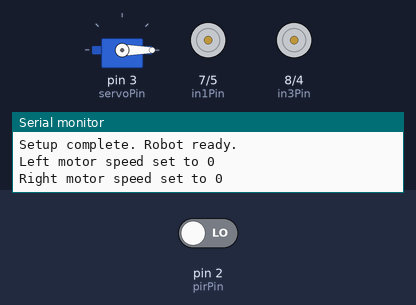
Bench run of a sketch on a simulated Arduino Uno, built with avr-gcc and run on an emulated ATmega328P. On the bench: servo, motor-driver pin pairs drawn as motors (green arrow = first pin HIGH = forward, orange = second pin HIGH = backward, longer = more drive, scaled by the enable pin), the last lines printed to the serial monitor. Inputs (shaded band) come from the test bench; at power-on: pin 2 (pirPin) LOW. Random numbers use the default seed unless the sketch sets one.

Above: at 1.2 s.
1.3 s: pin 2 (pirPin) driven HIGH
At 1.8 s:
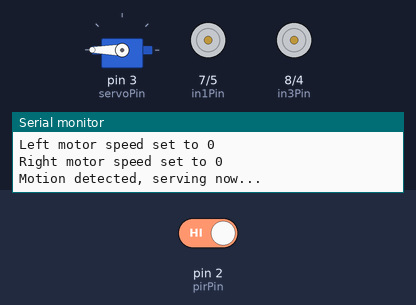
At 17.1 s:
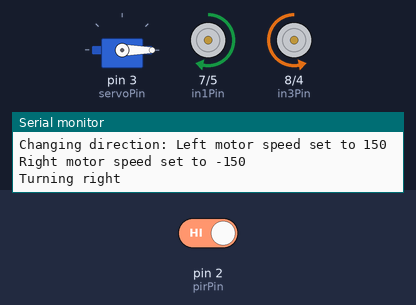
Timing chart, 0 to 19.9 s (numbered marks = the images above; inputs shaded):
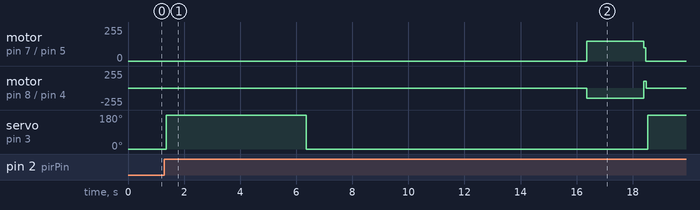

Measured:
- after the input at 1.3 s, motor on pin 7 (in1Pin) / pin 5 (in2Pin): stopped → forward 150/255 after 15.1 s, → forward 100/255 2.0 s later, → stopped 0.06 s later; motor on pin 8 (in3Pin) / pin 4 (in4Pin): stopped → backward 150/255 after 15.1 s, → forward 100/255 2.0 s later, → stopped 0.07 s later

The sketch:

withPIR.ino
```cpp
#include <Servo.h>

// Define servo for direction control
Servo servo;

// Define pin connections
const int pirPin = 2;     // PIR motion sensor pin
const int servoPin = 3;   // Servo pin to control direction

// Motor driver pins for L298N
const int enAPin = 6;     // PWM control for motor speed
const int in1Pin = 7;     // Motor direction pin 1
const int in2Pin = 5;     // Motor direction pin 2
const int enBPin = 9;     // PWM control for motor speed
const int in3Pin = 8;     // Motor direction pin 1
const int in4Pin = 4;     // Motor direction pin 2

volatile bool motionDetected = false;

// Motor identification for control functions
enum Motor { LEFT, RIGHT };

// Function to control motor directions and speeds
void go(Motor m, int speed) {
    if (m == LEFT) {
        digitalWrite(in1Pin, speed > 0 ? HIGH : LOW);
        digitalWrite(in2Pin, speed <= 0 ? HIGH : LOW);
        analogWrite(enAPin, abs(speed));
    } else {
        digitalWrite(in3Pin, speed > 0 ? HIGH : LOW);
        digitalWrite(in4Pin, speed <= 0 ? HIGH : LOW);
        analogWrite(enBPin, abs(speed));
    }
    Serial.print(m == LEFT ? "Left" : "Right");
    Serial.print(" motor speed set to ");
    Serial.println(speed);
}

void motionDetectedISR() {
    motionDetected = true;
}

// Function to rotate servo to serve and return to initial position
void serve() {
    Serial.println("Motion detected, serving now...");
    servo.write(180);  // Move servo to 180 degrees to serve
    delay(5000);       // Wait for 5 seconds while serving
    servo.write(0);    // Return servo to 0 degrees
    Serial.println("Returned to initial position");
}

// Setup function to initialize components
void setup() {
    Serial.begin(9600);
    pinMode(pirPin, INPUT);
    pinMode(enAPin, OUTPUT);
    pinMode(in1Pin, OUTPUT);
    pinMode(in2Pin, OUTPUT);
    pinMode(enBPin, OUTPUT);
    pinMode(in3Pin, OUTPUT);
    pinMode(in4Pin, OUTPUT);

    servo.attach(servoPin);
    servo.write(0);    // Start with the servo at 0 degrees
    Serial.println("Setup complete. Robot ready.");

    attachInterrupt(digitalPinToInterrupt(pirPin), motionDetectedISR, RISING);

    go(LEFT, 0);       // Ensure motors are off
    go(RIGHT, 0);      // Ensure motors are off
}

// Main loop function
void loop() {
    if (digitalRead(pirPin) == HIGH) {  // Check if motion is detected
        Serial.println("Motion detected - stopping motors");
        go(LEFT, 0);                    // Stop left motor
        go(RIGHT, 0);                   // Stop right motor
        serve();                        // Perform serving action

        Serial.println("Waiting 10 seconds before next action...");
        delay(10000);                   // Wait for 10 seconds before moving again

        // Change direction randomly after serving
        int randomDirection = random(0, 2);
        int turnSpeed = 150;
        Serial.print("Changing direction: ");
        if (randomDirection == 0) {
            go(LEFT, -turnSpeed);
            go(RIGHT, turnSpeed);
            Serial.println("Turning left");
        } else {
            go(LEFT, turnSpeed);
            go(RIGHT, -turnSpeed);
            Serial.println("Turning right");
        }
        delay(2000);                    // Turn for 2 seconds
        go(LEFT, 100);  // Continue moving forward
        go(RIGHT, 100); // Continue moving forward
        Serial.println("Moving forward");
        delay(50);       // Small delay to manage control frequency
    }


}
```
